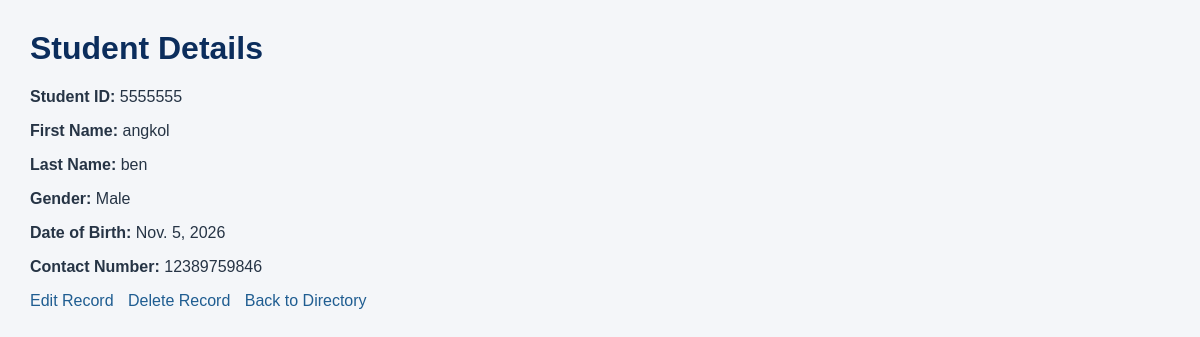
The page /registration/students/16/ (signed in) on the database its author committed.
### registration/models.py (models this page shows, shortened)
class Student(models.Model):
    GENDER_CHOICES = [
        ('Male', 'Male'),
        ('Female', 'Female'),
    ]
    student_id = models.CharField(max_length=20, unique=True)
    first_name = models.CharField(max_length=100)
    last_name = models.CharField(max_length=100)
    gender = models.CharField(max_length=10, choices=GENDER_CHOICES)
    date_of_birth = models.DateField()
    contact_no = models.CharField(max_length=20)

### registration/views.py (the view)
# urls.py: path('students/<int:pk>/', views.student_detail, name='student_detail'),
@user_passes_test(staff_check, login_url='login')
def student_detail(request, pk):
    student = get_object_or_404(Student, pk=pk)
    return render(
        request,
        'registration/student_detail.html',
        {'student': student},
    )

### registration/views.py (called while the page is built)
def staff_check(user):
    return user.is_authenticated and user.is_staff

### registration/templates/registration/student_detail.html (shortened to what this page needs)
{% load static %}
<!DOCTYPE html>
<html lang="en">
<head>
    <link rel="stylesheet" href="{% static 'registration/style.css' %}">
</head>
<body>
    <h1>Student Details</h1>
    <p><strong>Student ID:</strong> {{ student.student_id }}</p>
    <p><strong>First Name:</strong> {{ student.first_name }}</p>
    <p><strong>Last Name:</strong> {{ student.last_name }}</p>
    <p><strong>Gender:</strong> {{ student.gender }}</p>
    <p><strong>Date of Birth:</strong> {{ student.date_of_birth }}</p>
    <p><strong>Contact Number:</strong> {{ student.contact_no }}</p>
    <p>
        <a href="{% url 'student_update' student.pk %}">Edit Record</a>
        <a href="{% url 'student_delete' student.pk %}">Delete Record</a>
        <a href="{% url 'student_list' %}">Back to Directory</a>
    </p>
</body>
</html>

### registration/static/registration/style.css (style rules this page uses)
body { font-family: Arial, sans-serif; background: #f4f6f9; color: #263445; margin: 30px; }
h1 { color: #0b2d5c; }
a { color: #1f5d91; text-decoration: none; margin-right: 10px; }

### rows shown on the page
Student: student_id "5555555", first_name "angkol", last_name "ben", gender "Male", date_of_birth "Nov. 5, 2026", contact_no "12389759846"
